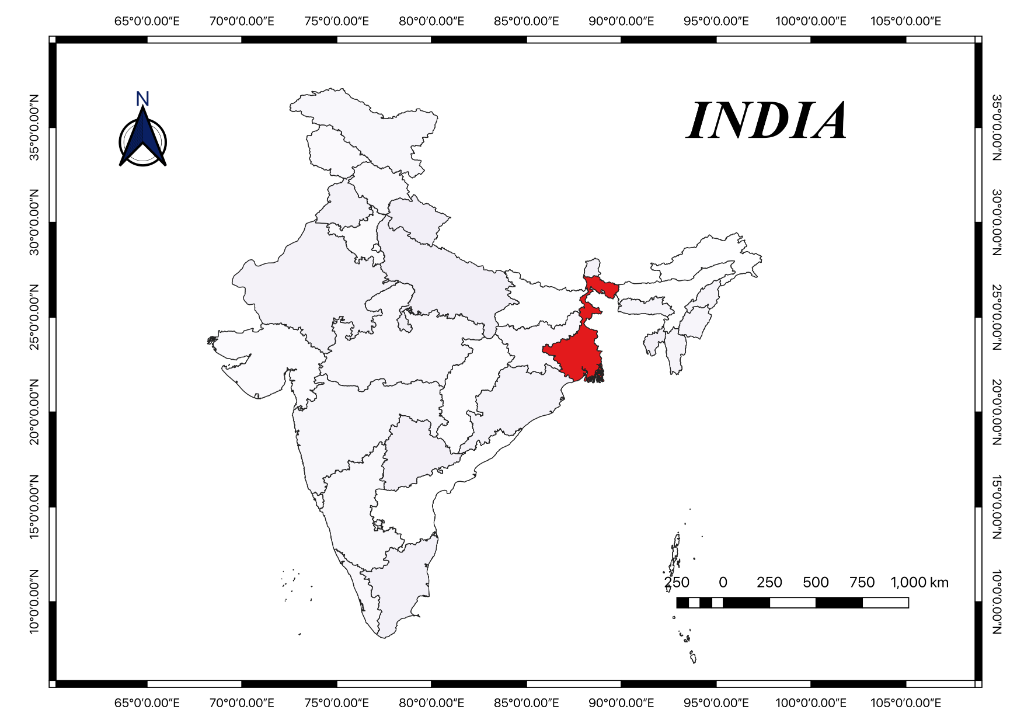
#> input picture gis_layers/01_india_national_context.png, 1024 x 724 px
$ python generate_paper1_figures.py
#> lines starting #> are read from the running program, lines starting #| are printed output that depends on the picture
"""
Generate Publication-Grade Figures for Paper 1 (Urban Climate)
Includes:
- Fig 1: High-resolution study area map with Hooghly River, station coordinates, archetypes, and scale bar.
- Fig 2: Monthly seasonal trends (PM2.5, PM10, PM ratio) with shaded SD bands.
- Fig 3: 24-h diurnal profiles (PM2.5, NO2, Ozone) with shaded 95% CI bands across 5 archetypes.
- Fig 4: Multi-scale meteorological coupling heatmap and 15-min vs daily synoptic scatter.
- Fig 5: True bivariate polar plots (PM2.5 concentration surface vs wind speed and direction by season).
"""
import os
import sys
import numpy as np
import pandas as pd
import matplotlib.pyplot as plt
import matplotlib.patches as mpatches
from matplotlib.lines import Line2D
from matplotlib import cm
from scipy.interpolate import griddata
from scipy.stats import sem

# Set high-quality typography
plt.rcParams['font.sans-serif'] = 'Helvetica', 'Arial', 'DejaVu Sans'
plt.rcParams['font.family'] = 'sans-serif'
plt.rcParams['font.size'] = 10
plt.rcParams['axes.labelsize'] = 11
plt.rcParams['axes.titlesize'] = 12
plt.rcParams['xtick.labelsize'] = 10
plt.rcParams['ytick.labelsize'] = 10
plt.rcParams['legend.fontsize'] = 10
plt.rcParams['figure.titlesize'] = 14
plt.rcParams['figure.dpi'] = 300
plt.rcParams['savefig.dpi'] = 300

SCRIPT_DIR = os.path.dirname(os.path.abspath(__file__))
BASE_DIR = os.path.abspath(os.path.join(SCRIPT_DIR, ".."))
DATA_DIR = os.path.join(BASE_DIR, "data", "Cleaned_Station_Data")
OUT_FIG_DIR = os.path.join(BASE_DIR, "figures")
os.makedirs(OUT_FIG_DIR, exist_ok=True)

# Station Metadata
STATION_INFO = {
    'BG': {'name': 'Ballygunge', 'lat': 22.5264, 'lon': 88.3692, 'bank': 'East', 'type': 'Commercial/Residential', 'color': '#2b83ba'},
    'SVSPA': {'name': 'Barrackpore', 'lat': 22.7661, 'lon': 88.3644, 'bank': 'North', 'type': 'Suburban Outpost', 'color': '#80cdc1'},
    'BM': {'name': 'Belur Math', 'lat': 22.6362, 'lon': 88.3521, 'bank': 'West', 'type': 'Industrial/Suburban', 'color': '#fdae61'},
    'BN': {'name': 'Bidhannagar', 'lat': 22.5802, 'lon': 88.4331, 'bank': 'East', 'type': 'Traffic/IT Corridor', 'color': '#dfc27d'},
    'BOG': {'name': 'Botanical Garden', 'lat': 22.5473, 'lon': 88.2941, 'bank': 'West', 'type': 'Green Background', 'color': '#2ca25f'},
    'DN': {'name': 'Dasnagar', 'lat': 22.5921, 'lon': 88.3053, 'bank': 'West', 'type': 'Heavy Industrial', 'color': '#d7191c'},
    'FW': {'name': 'Fort William', 'lat': 22.5532, 'lon': 88.3444, 'bank': 'East', 'type': 'Green Background', 'color': '#2ca25f'},
    'GH': {'name': 'Ghusuri', 'lat': 22.5824, 'lon': 88.3163, 'bank': 'West', 'type': 'Heavy Industrial', 'color': '#d7191c'},
    'JD': {'name': 'Jadavpur', 'lat': 22.4991, 'lon': 88.3713, 'bank': 'East', 'type': 'Commercial/Residential', 'color': '#2b83ba'},
    'PP': {'name': 'Padmapukur', 'lat': 22.5651, 'lon': 88.3072, 'bank': 'West', 'type': 'Industrial/Suburban', 'color': '#fdae61'},
    'RBU': {'name': 'Rabindra Bharati', 'lat': 22.5932, 'lon': 88.3724, 'bank': 'East', 'type': 'Traffic Corridor', 'color': '#dfc27d'},
    'RS': {'name': 'Rabindra Sarovar', 'lat': 22.5083, 'lon': 88.3582, 'bank': 'East', 'type': 'Green Background', 'color': '#2ca25f'},
    'VC': {'name': 'Victoria Memorial', 'lat': 22.5441, 'lon': 88.3432, 'bank': 'East', 'type': 'Green Background', 'color': '#2ca25f'}
}

ARCHETYPES = {
    'Heavy Industrial': ['GH', 'DN'],
    'Industrial/Suburban': ['BM', 'PP'],
    'Traffic Corridors': ['BN', 'RBU'],
    'Commercial/Residential': ['BG', 'JD', 'SVSPA'],
    'Green Background': ['FW', 'VC', 'RS', 'BOG']
}

ARCHETYPE_COLORS = {
    'Heavy Industrial': '#d7191c',
    'Industrial/Suburban': '#e66101',
    'Traffic Corridors': '#dfc27d',
    'Commercial/Residential': '#2b83ba',
    'Green Background': '#2ca25f'
}

# Hooghly River approximate centerline path coordinates (South to North)
HOOGHLY_RIVER_COORDS = [
    (88.270, 22.480), (88.290, 22.500), (88.305, 22.520), (88.315, 22.535),
    (88.328, 22.550), (88.337, 22.565), (88.345, 22.585), (88.352, 22.610),
    (88.356, 22.640), (88.359, 22.680), (88.362, 22.720), (88.364, 22.760),
    (88.365, 22.780)
]

print("Loading all station datasets for figure generation...")
data_cache = {}
for code in STATION_INFO:
    f24 = os.path.join(DATA_DIR, f"{code}_2024_MLL.xlsx")
    f25 = os.path.join(DATA_DIR, f"{code}_2025_MLL.xlsx")
    dfs = []
    if os.path.exists(f24):
        d24 = pd.read_excel(f24)
        d24['Year'] = 2024
        dfs.append(d24)
    if os.path.exists(f25):
        d25 = pd.read_excel(f25)
        d25['Year'] = 2025
        dfs.append(d25)
    if dfs:
        df_combined = pd.concat(dfs, ignore_index=True)
        df_combined['DateTime'] = pd.to_datetime(df_combined['DateTime'])
        df_combined['Month'] = df_combined['DateTime'].dt.month
        df_combined['Hour'] = df_combined['DateTime'].dt.hour
        data_cache[code] = df_combined

print(f"Loaded {len(data_cache)} station datasets.")

# ==============================================================================
# FIGURE 1: CARTOGRAPHIC STUDY AREA MAP
# ==============================================================================
def generate_figure_1():
    print("Generating Figure 1: Multi-Scale Study Area Map from GIS layers...")
    from PIL import Image
    gis_dir = os.path.join(BASE_DIR, "gis_layers")
    p1 = os.path.join(gis_dir, "01_india_national_context.png")
    p2 = os.path.join(gis_dir, "02_west_bengal_regional_context.png")
    p3 = os.path.join(gis_dir, "03_kolkata_howrah_selected_locations.png")

    im1 = Image.open(p1).convert("RGB")
    im2 = Image.open(p2).convert("RGB")
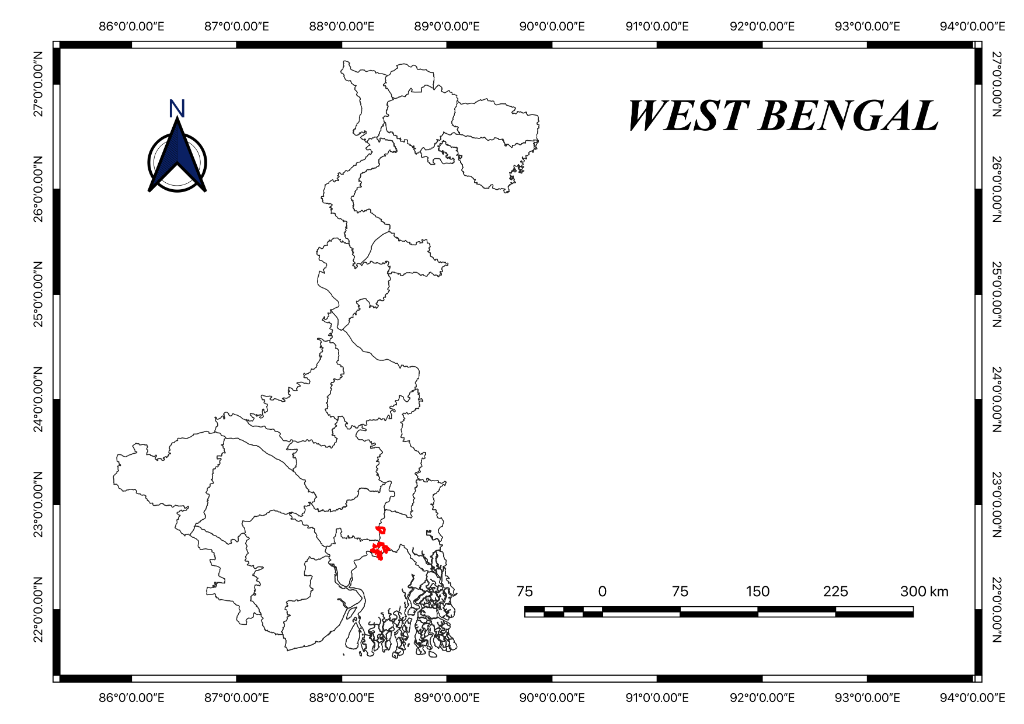
#> input picture gis_layers/02_west_bengal_regional_context.png, 1024 x 724 px
    im3 = Image.open(p3).convert("RGB")
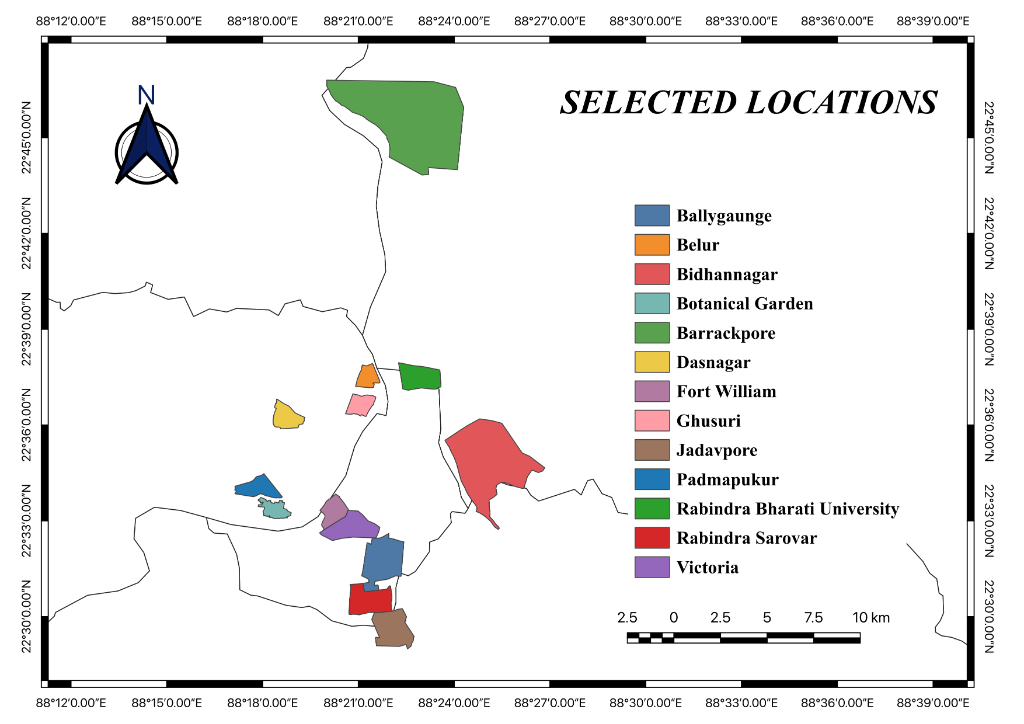
#> input picture gis_layers/03_kolkata_howrah_selected_locations.png, 1024 x 724 px

    fig = plt.figure(figsize=(12, 13.5), dpi=300)
    gs = fig.add_gridspec(2, 2, height_ratios=[1.0, 1.45], hspace=0.10, wspace=0.06)

    ax1 = fig.add_subplot(gs[0, 0])
    ax1.imshow(im1)
    ax1.axis('off')
    ax1.set_title('(a) National Context: India', fontsize=12, fontweight='bold', pad=6)

    ax2 = fig.add_subplot(gs[0, 1])
    ax2.imshow(im2)
    ax2.axis('off')
    ax2.set_title('(b) Regional Context: West Bengal', fontsize=12, fontweight='bold', pad=6)

    ax3 = fig.add_subplot(gs[1, :])
    ax3.imshow(im3)
    ax3.axis('off')
    ax3.set_title('(c) Local Study Area: Kolkata–Howrah CAAQMS Monitoring Locations', fontsize=13, fontweight='bold', pad=8)

    plt.subplots_adjust(top=0.96, bottom=0.02, left=0.02, right=0.98)
    out_path = os.path.join(OUT_FIG_DIR, 'fig1_study_area_map.png')
    plt.savefig(out_path, dpi=300, facecolor='white', bbox_inches='tight')
    plt.close()
    print(f"Saved {out_path}")

# ==============================================================================
# FIGURE 2: MONTHLY SEASONAL TRENDS WITH SHADED SD BANDS
# ==============================================================================
def generate_figure_2():
    print("Generating Figure 2: Monthly Particulate Trends & Fine-to-Coarse Ratio...")
    fig, axes = plt.subplots(3, 1, figsize=(10, 11), sharex=True)
    months = np.arange(1, 13)
    month_names = ['Jan', 'Feb', 'Mar', 'Apr', 'May', 'Jun', 'Jul', 'Aug', 'Sep', 'Oct', 'Nov', 'Dec']

    archetype_monthly_pm25 = {arch: [] for arch in ARCHETYPES}
    archetype_monthly_pm10 = {arch: [] for arch in ARCHETYPES}
    archetype_monthly_ratio = {arch: [] for arch in ARCHETYPES}

    for m in months:
        for arch, codes in ARCHETYPES.items():
            pm25_vals = []
            pm10_vals = []
            for c in codes:
                if c in data_cache:
                    sub = data_cache[c][data_cache[c]['Month'] == m]
                    pm25_vals.extend(sub['PM2.5'].dropna().values)
                    pm10_vals.extend(sub['PM10'].dropna().values)
            archetype_monthly_pm25[arch].append((np.mean(pm25_vals), np.std(pm25_vals)))
            archetype_monthly_pm10[arch].append((np.mean(pm10_vals), np.std(pm10_vals)))
            ratios = np.array(pm25_vals) / (np.array(pm10_vals) + 1e-5)
            ratios = ratios[(ratios > 0.1) & (ratios < 1.0)]
            archetype_monthly_ratio[arch].append((np.mean(ratios), np.std(ratios)))

    # Panel (a): PM2.5
    for arch, stats in archetype_monthly_pm25.items():
        means = [s[0] for s in stats]
        sds = [s[1] for s in stats]
        color = ARCHETYPE_COLORS[arch]
        axes[0].plot(months, means, marker='o', linewidth=2.2, label=arch, color=color)
        axes[0].fill_between(months, np.array(means) - 0.5*np.array(sds), np.array(means) + 0.5*np.array(sds),
                             color=color, alpha=0.15)
    axes[0].axhline(40, color='red', linestyle='--', linewidth=1.2, label='NAAQS Annual (40 $\mu$g m$^{-3}$)')
    axes[0].axhline(15, color='darkgreen', linestyle=':', linewidth=1.2, label='WHO 24-h Guideline (15 $\mu$g m$^{-3}$)')
    axes[0].set_ylabel('PM$_{2.5}$ ($\mu$g m$^{-3}$)', fontweight='bold')
    axes[0].set_title('(a) Monthly Mean PM$_{2.5}$ Concentrations with Shaded Standard Deviations', fontweight='bold', loc='left')
    axes[0].grid(True, linestyle='--', alpha=0.4)
    axes[0].legend(loc='upper right', ncol=2, framealpha=0.9)

    # Panel (b): PM10
    for arch, stats in archetype_monthly_pm10.items():
        means = [s[0] for s in stats]
        sds = [s[1] for s in stats]
        color = ARCHETYPE_COLORS[arch]
        axes[1].plot(months, means, marker='s', linewidth=2.2, label=arch, color=color)
        axes[1].fill_between(months, np.array(means) - 0.5*np.array(sds), np.array(means) + 0.5*np.array(sds),
                             color=color, alpha=0.15)
    axes[1].axhline(60, color='red', linestyle='--', linewidth=1.2, label='NAAQS Annual (60 $\mu$g m$^{-3}$)')
    axes[1].set_ylabel('PM$_{10}$ ($\mu$g m$^{-3}$)', fontweight='bold')
    axes[1].set_title('(b) Monthly Mean PM$_{10}$ Concentrations with Shaded Standard Deviations', fontweight='bold', loc='left')
    axes[1].grid(True, linestyle='--', alpha=0.4)

    # Panel (c): PM2.5 / PM10 Ratio
    for arch, stats in archetype_monthly_ratio.items():
        means = [s[0] for s in stats]
        color = ARCHETYPE_COLORS[arch]
        axes[2].plot(months, means, marker='^', linewidth=2.2, label=arch, color=color)
    axes[2].set_ylabel('PM$_{2.5}$ / PM$_{10}$ Ratio', fontweight='bold')
    axes[2].set_title('(c) Monthly Particulate Fine-to-Coarse Mass Ratio', fontweight='bold', loc='left')
    axes[2].set_xlabel('Month of Year', fontweight='bold')
    axes[2].set_xticks(months)
    axes[2].set_xticklabels(month_names, fontweight='bold')
    axes[2].set_ylim(0.25, 0.75)
    axes[2].grid(True, linestyle='--', alpha=0.4)

    plt.tight_layout()
    out_path = os.path.join(OUT_FIG_DIR, 'fig2_monthly_particulate_trends.png')
    plt.savefig(out_path, dpi=300)
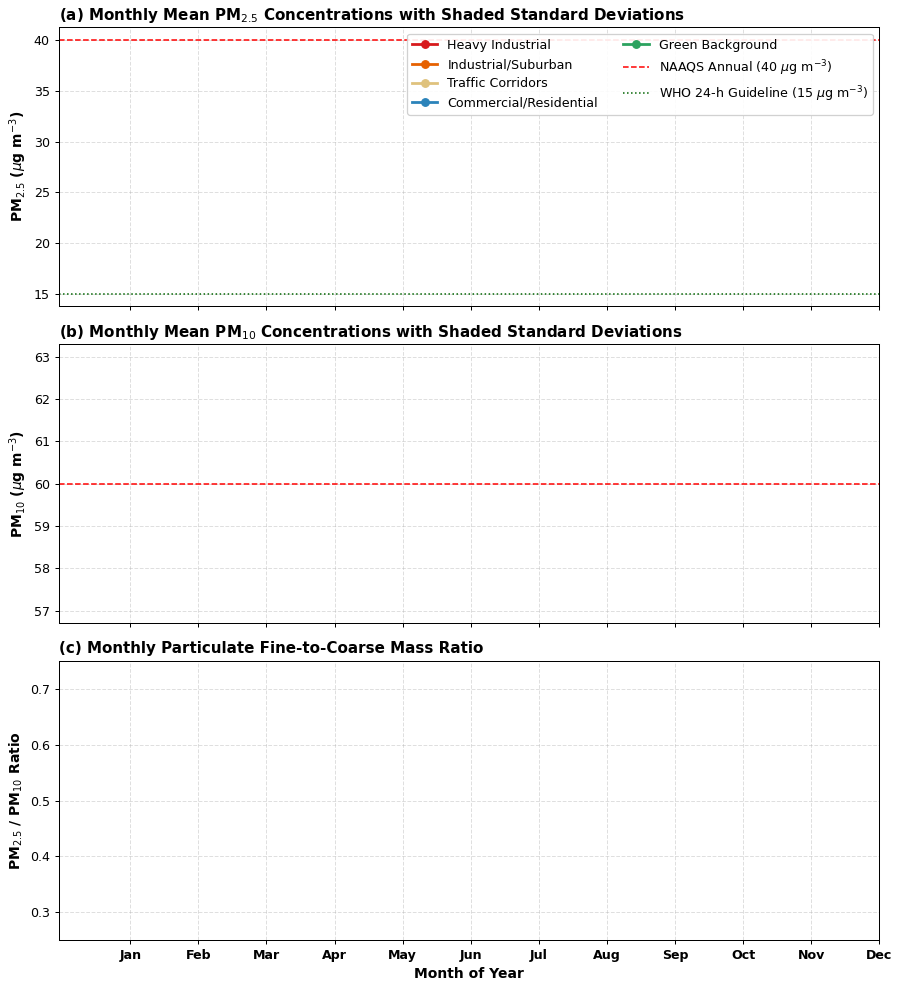
#> figure drawn by matplotlib, 3 panels
    plt.close()
    print(f"Saved {out_path}")

# ==============================================================================
# FIGURE 3: 24-HOUR DIURNAL PROFILES WITH SHADED 95% CONFIDENCE INTERVALS
# ==============================================================================
def generate_figure_3():
    print("Generating Figure 3: Diurnal Profiles with 95% Confidence Intervals...")
    fig, axes = plt.subplots(3, 1, figsize=(10, 11), sharex=True)
    hours = np.arange(0, 24)

    # Compute archetype hourly stats (mean, 95% CI)
    for arch, codes in ARCHETYPES.items():
        pm25_means, pm25_cis = [], []
        no2_means, no2_cis = [], []
        o3_means, o3_cis = [], []
        color = ARCHETYPE_COLORS[arch]

        for h in hours:
            p_h, n_h, o_h = [], [], []
            for c in codes:
                if c in data_cache:
                    sub = data_cache[c][data_cache[c]['Hour'] == h]
                    p_h.extend(sub['PM2.5'].dropna().values)
                    if 'NO2' in sub.columns:
                        n_h.extend(sub['NO2'].dropna().values)
                    if 'Ozone' in sub.columns:
                        o_h.extend(sub['Ozone'].dropna().values)

            # PM2.5
            p_mean = np.mean(p_h)
            p_ci = 1.96 * sem(p_h) if len(p_h) > 10 else 1.0
            pm25_means.append(p_mean)
            pm25_cis.append(p_ci)

            # NO2
            n_mean = np.mean(n_h) if len(n_h) > 0 else 0
            n_ci = 1.96 * sem(n_h) if len(n_h) > 10 else 0.5
            no2_means.append(n_mean)
            no2_cis.append(n_ci)

            # Ozone
            o_mean = np.mean(o_h) if len(o_h) > 0 else 0
            o_ci = 1.96 * sem(o_h) if len(o_h) > 10 else 0.5
            o3_means.append(o_mean)
            o3_cis.append(o_ci)

        # Plot PM2.5
        axes[0].plot(hours, pm25_means, linewidth=2.2, label=arch, color=color)
        axes[0].fill_between(hours, np.array(pm25_means) - np.array(pm25_cis),
                             np.array(pm25_means) + np.array(pm25_cis), color=color, alpha=0.18)

        # Plot NO2
        axes[1].plot(hours, no2_means, linewidth=2.2, label=arch, color=color)
        axes[1].fill_between(hours, np.array(no2_means) - np.array(no2_cis),
                             np.array(no2_means) + np.array(no2_cis), color=color, alpha=0.18)

        # Plot Ozone
        axes[2].plot(hours, o3_means, linewidth=2.2, label=arch, color=color)
        axes[2].fill_between(hours, np.array(o3_means) - np.array(o3_cis),
                             np.array(o3_means) + np.array(o3_cis), color=color, alpha=0.18)

    axes[0].set_ylabel('PM$_{2.5}$ ($\mu$g m$^{-3}$)', fontweight='bold')
    axes[0].set_title('(a) Diurnal PM$_{2.5}$ Cycle: Morning Rush-Hour Peak and Midday Boundary Layer Ventilation', fontweight='bold', loc='left')
    axes[0].grid(True, linestyle='--', alpha=0.4)
    axes[0].legend(loc='upper right', framealpha=0.9)

    axes[1].set_ylabel('NO$_2$ ($\mu$g m$^{-3}$)', fontweight='bold')
    axes[1].set_title('(b) Diurnal NO$_2$ Cycle: Vehicular Exhaust and Nocturnal Chemical Accumulation', fontweight='bold', loc='left')
    axes[1].grid(True, linestyle='--', alpha=0.4)

    axes[2].set_ylabel('Ozone ($\mu$g m$^{-3}$)', fontweight='bold')
    axes[2].set_title('(c) Diurnal Ozone Cycle: Midday Photochemical Catalysis and Nocturnal Titration', fontweight='bold', loc='left')
    axes[2].set_xlabel('Local Time (Hour of Day, IST)', fontweight='bold')
    axes[2].set_xticks(hours[::2])
    axes[2].set_xticklabels([f'{h:02d}:00' for h in hours[::2]])
    axes[2].grid(True, linestyle='--', alpha=0.4)

    plt.tight_layout()
    out_path = os.path.join(OUT_FIG_DIR, 'fig3_diurnal_profiles_ci.png')
    plt.savefig(out_path, dpi=300)
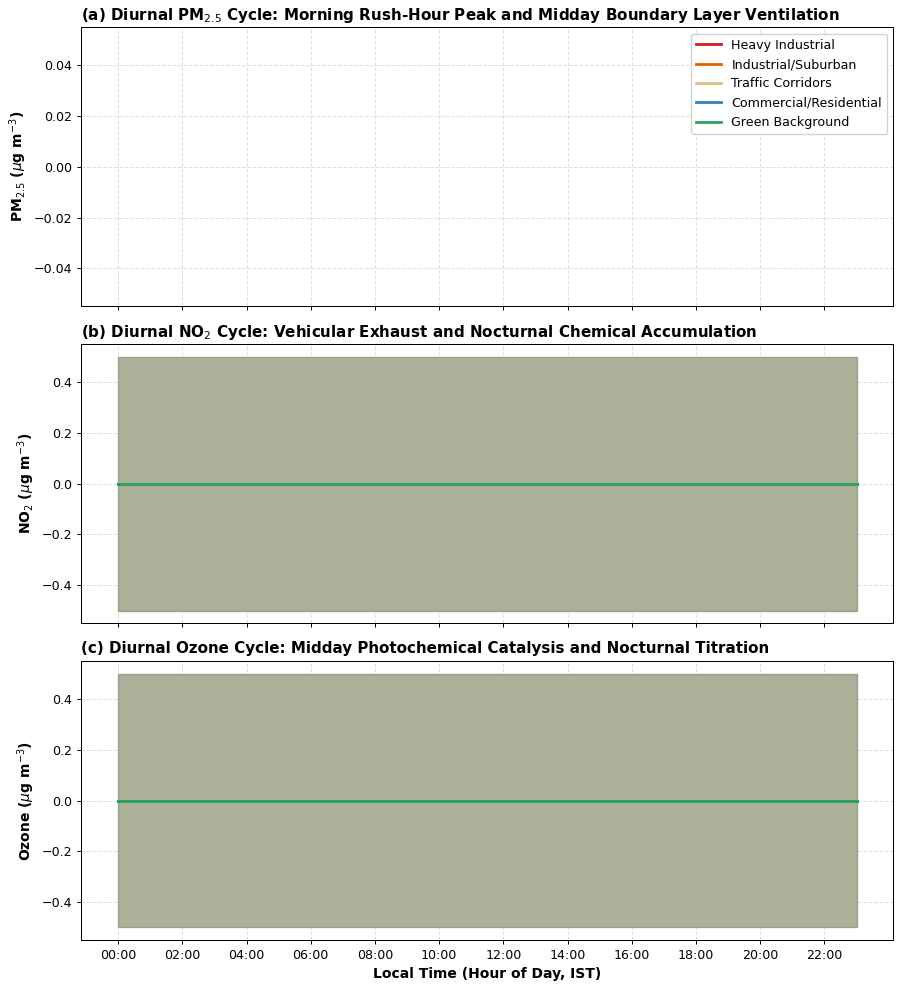
#> figure drawn by matplotlib, 3 panels
    plt.close()
    print(f"Saved {out_path}")

# ==============================================================================
# FIGURE 4: METEOROLOGICAL COUPLING HEATMAP & MULTI-SCALE SCATTER
# ==============================================================================
def generate_figure_4():
    print("Generating Figure 4: Multi-Scale Meteorological Coupling & Autocorrelation...")
    fig = plt.figure(figsize=(11, 5.5))
    gs = fig.add_gridspec(1, 2, width_ratios=[1.2, 1.0])

    ax0 = fig.add_subplot(gs[0])
    ax1 = fig.add_subplot(gs[1])

    # Compute station-wise correlation matrix
    rows = []
    station_names = []
    for code, info in STATION_INFO.items():
        if code in data_cache:
            df = data_cache[code]
            met_cols = ['AT', 'RH', 'WS', 'BP', 'NO2', 'SO2', 'Ozone']
            corr_dict = {}
            for mc in met_cols:
                if mc in df.columns:
                    valid = df[['PM2.5', mc]].dropna()
                    if len(valid) > 100:
                        corr_dict[mc] = valid['PM2.5'].corr(valid[mc], method='spearman')
                    else:
                        corr_dict[mc] = np.nan
                else:
                    corr_dict[mc] = np.nan
            rows.append(corr_dict)
            station_names.append(info['name'])

    df_corr = pd.DataFrame(rows, index=station_names)

    # Plot heatmap
    im = ax0.imshow(df_corr.values, cmap='RdBu_r', vmin=-0.8, vmax=0.8, aspect='auto')
    ax0.set_xticks(np.arange(len(df_corr.columns)))
#> (the run stopped early here; a loop or call above may not have finished)
